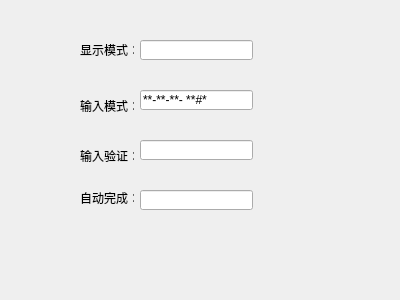
<?xml version="1.0" encoding="UTF-8"?>
<ui version="4.0">
 <class>Widget</class>
 <widget class="QWidget" name="Widget">
  <property name="geometry">
   <rect>
    <x>0</x>
    <y>0</y>
    <width>400</width>
    <height>300</height>
   </rect>
  </property>
  <property name="windowTitle">
   <string>Widget</string>
  </property>
  <widget class="QLineEdit" name="lineEdit1">
   <property name="geometry">
    <rect>
     <x>140</x>
     <y>40</y>
     <width>113</width>
     <height>20</height>
    </rect>
   </property>
   <property name="echoMode">
    <enum>QLineEdit::Password</enum>
   </property>
  </widget>
  <widget class="QLineEdit" name="lineEdit2">
   <property name="geometry">
    <rect>
     <x>140</x>
     <y>90</y>
     <width>113</width>
     <height>20</height>
    </rect>
   </property>
   <property name="inputMask">
    <string>&gt;AA-90-bb-! aa\#H;*</string>
   </property>
  </widget>
  <widget class="QLineEdit" name="lineEdit3">
   <property name="geometry">
    <rect>
     <x>140</x>
     <y>140</y>
     <width>113</width>
     <height>20</height>
    </rect>
   </property>
  </widget>
  <widget class="QLineEdit" name="lineEdit4">
   <property name="geometry">
    <rect>
     <x>140</x>
     <y>190</y>
     <width>113</width>
     <height>20</height>
    </rect>
   </property>
  </widget>
  <widget class="QLabel" name="label">
   <property name="geometry">
    <rect>
     <x>80</x>
     <y>40</y>
     <width>54</width>
     <height>20</height>
    </rect>
   </property>
   <property name="text">
    <string>显示模式：</string>
   </property>
  </widget>
  <widget class="QLabel" name="label_2">
   <property name="geometry">
    <rect>
     <x>80</x>
     <y>100</y>
     <width>54</width>
     <height>12</height>
    </rect>
   </property>
   <property name="text">
    <string>输入模式：</string>
   </property>
  </widget>
  <widget class="QLabel" name="label_3">
   <property name="geometry">
    <rect>
     <x>80</x>
     <y>150</y>
     <width>54</width>
     <height>12</height>
    </rect>
   </property>
   <property name="text">
    <string>输入验证：</string>
   </property>
  </widget>
  <widget class="QLabel" name="label_4">
   <property name="geometry">
    <rect>
     <x>80</x>
     <y>190</y>
     <width>54</width>
     <height>16</height>
    </rect>
   </property>
   <property name="text">
    <string>自动完成：</string>
   </property>
  </widget>
 </widget>
 <layoutdefault spacing="6" margin="11"/>
 <resources/>
 <connections/>
</ui>
